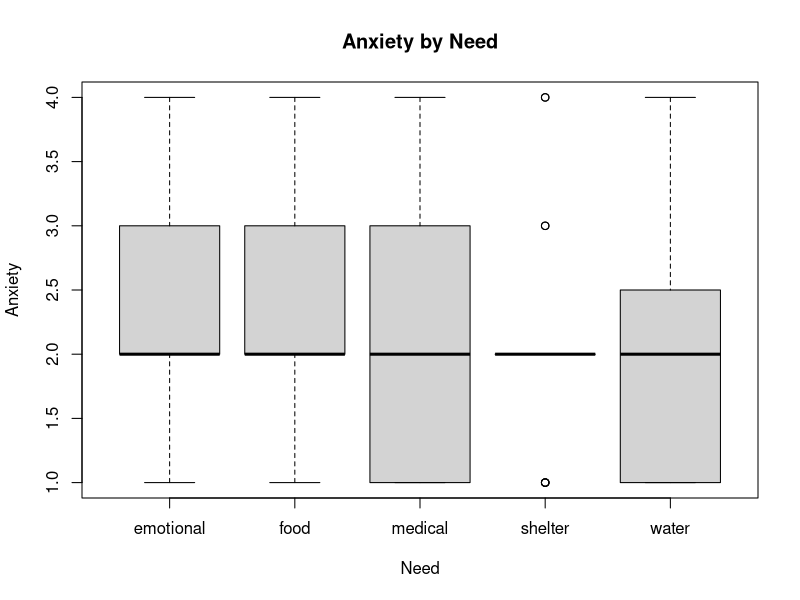
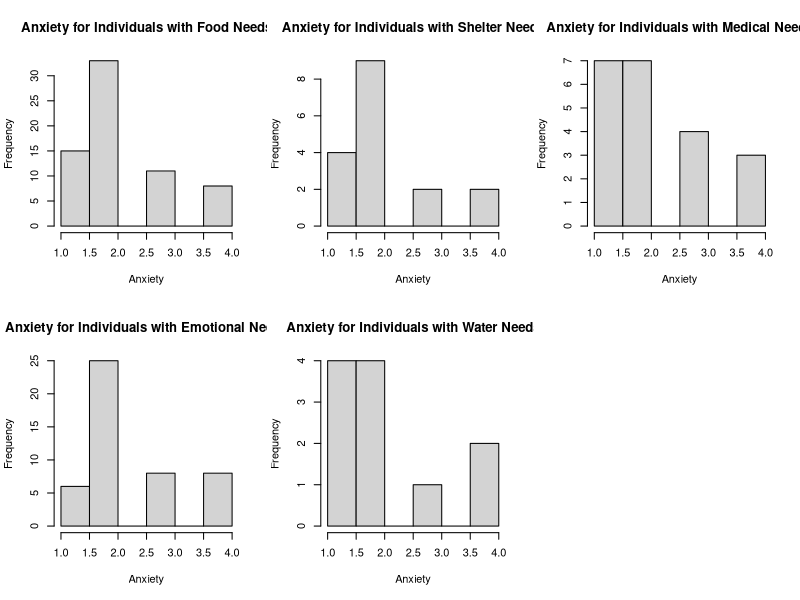
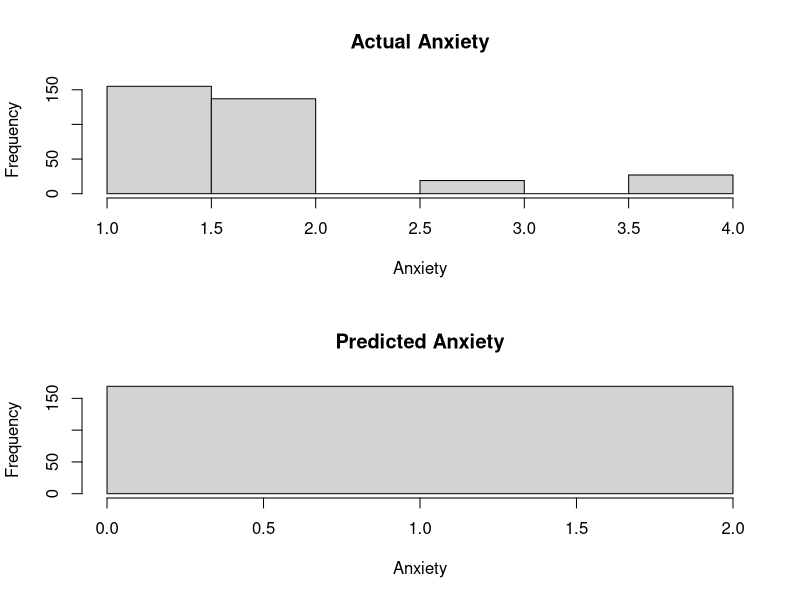

The R source for these figures, in order:
# INSTALL AND LOAD PACKAGES

# NB: IF PACKAGE NOT INSTALLED, UNCOMMENT NEXT LINE OF CODE. RECOMMENT TO AVOID 
# ERROR MESSAGES

#install.packages("psych")
#install.packages("caTools") 
#install.packages("VGAM")
#install.packages("caret")
library(caret)
library(VGAM)
library(caTools)
library("psych")

# IMPORTING DATA

data <- read.csv("HTOPS_HPS_2502_PUF.csv")

# CLEANING DATA AND CREATING SUBSET

data <- subset(data, ANXIOUS != -99 & (NDX14_FOOD == 1 | NDX14_SHELTER == 1 | 
                                         NDX14_MEDICAL == 1 | NDX14_EMOTIONAL == 1 | 
                                         NDX14_FRESHWATER == 1 | NDX14_ELECTRICITY == 1 
                                       | NDX14_NONE_NEEDED == 1))

# EXTRACTING VARIABLES OF INTEREST FROM THE DATA SETS

#explanatory variables

foodNeeds <- data$NDX14_FOOD #Inviduals whose most immediate need is food
shelterNeeds<- data$NDX14_SHELTER #Inviduals whose most immediate need is shelter
medicalNeeds <- data$NDX14_MEDICAL #Inviduals whose most immediate need is medical
emotionalNeeds <- data$NDX14_EMOTIONAL #Inviduals whose most immediate need is emotional
waterNeeds <- data$NDX14_FRESHWATER #Inviduals whose most immediate need is fresh water


#response variable
anxiety <- data$ANXIOUS #How anxious an individual has felt over the past two weeks

#creating new data table, exclusively w/ variables of intrests
data <- data.frame(foodNeeds,shelterNeeds,medicalNeeds,emotionalNeeds,
                   waterNeeds,anxiety)

# EXPLORATORY DATA ANALYSIS

#SUMMARIES

print("Anxiety Description")
print(describe(anxiety))
cat("\n")

#DATA SETUP

# SEPARATING DATA BY NEED RESPONSE

foodAnx <- subset(data, foodNeeds == 1) #subset for individuals who have food need
shelterAnx <- subset(data, shelterNeeds == 1) #subset for individuals who have shelter need
medicalAnx <- subset(data, medicalNeeds == 1) #subset for individuals who have medical need
emotionalAnx <- subset(data, emotionalNeeds == 1) #subset for individuals who have emotional need
waterAnx <- subset(data, waterNeeds == 1) #subset for individuals who have fresh water need

# CONCATENATING EXPLANATORY VARIABLES INTO ONE CATEGORICAL VARIABLE
food <- rep("food", times = nrow(foodAnx))
shelter <- rep("shelter", times = nrow(shelterAnx))
medical <- rep("medical", times = nrow(medicalAnx))
emotional <- rep("emotional", times = nrow(emotionalAnx))
water <- rep("water", times = nrow(waterAnx))

categories <- c(food,shelter,medical,emotional,water)
anxByCat <- c(foodAnx[,6],shelterAnx[,6],medicalAnx[,6],emotionalAnx[,6],
              waterAnx[,6])

#making new datatable to show anxiety by category
dataByCat <- data.frame(categories,anxByCat)


#PLOTS
boxplot(anxByCat ~ categories, data = dataByCat,
        main = "Anxiety by Need",
        xlab = "Need",
        ylab = "Anxiety")

par(mfrow = c(2, 3))
hist(foodAnx[,6],main="Anxiety for Individuals with Food Needs",
     xlab="Anxiety")
hist(shelterAnx[,6],main="Anxiety for Individuals with Shelter Needs",
     xlab="Anxiety")
hist(medicalAnx[,6],main="Anxiety for Individuals with Medical Needs",
     xlab="Anxiety")
hist(emotionalAnx[,6],main="Anxiety for Individuals with Emotional Needs",
     xlab="Anxiety")
hist(waterAnx[,6],main="Anxiety for Individuals with Water Needs",
     xlab="Anxiety")


# LOGISTIC REGRESSION ANALYSIS

# SPLITTING DATA SET
data[data == -99] <- 0
split <- sample.split(data, SplitRatio = 0.8)

trainData <- subset(data, split == "TRUE")
testData <- subset(data, split == "FALSE")


print("Train Data")
print(summary(trainData$anxiety))


print("Test Data")
print(describe(testData))

# MODEL

model <- vglm(anxiety ~ foodNeeds + shelterNeeds + medicalNeeds + 
                emotionalNeeds + waterNeeds,
              family = multinomial, xdata = trainData)

# training predictions
predicted_probs <- predict(model, type = "response")
predicted_classes <- as.numeric(colnames(predicted_probs)[apply(predicted_probs, 
                                                                1, which.max)])

# test predictions
#changed to no longer use test predictions
newProbs <- predict(model, newdata = testData, type = "response")
predictions <- as.numeric(colnames(newProbs)[apply(newProbs, 1, which.max)])


print("predictions")
print(summary(predictions))

# VERIFICATION

par(mfrow = c(2, 1))
hist(trainData$anxiety, main="Actual Anxiety", xlab="Anxiety")
hist(predictions, main="Predicted Anxiety", xlab="Anxiety")

# CONFUSION MATRIX (maybe fixed???)

conMat <- data.frame(matrix(0, ncol = 4, nrow = 4))
colnames(conMat) <- c("1", "2", "3", "4")
rownames(conMat) <- c("1", "2", "3", "4")

# use testData$anxiety instead of anxiety
#comparing test predictions to the test dataset’s anxiety values, instead of the full dataset

actual <- testData$anxiety

for (i in 1:length(predictions)) {
  conMat[actual[i], predictions[i]] <- conMat[actual[i], predictions[i]] + 1
}

View(conMat)
